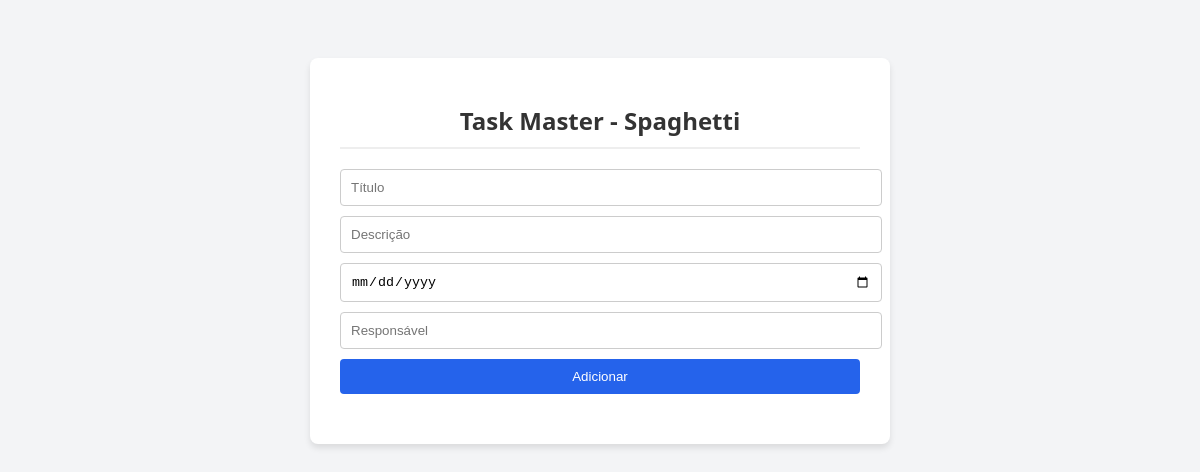
Before: / with the older database file.
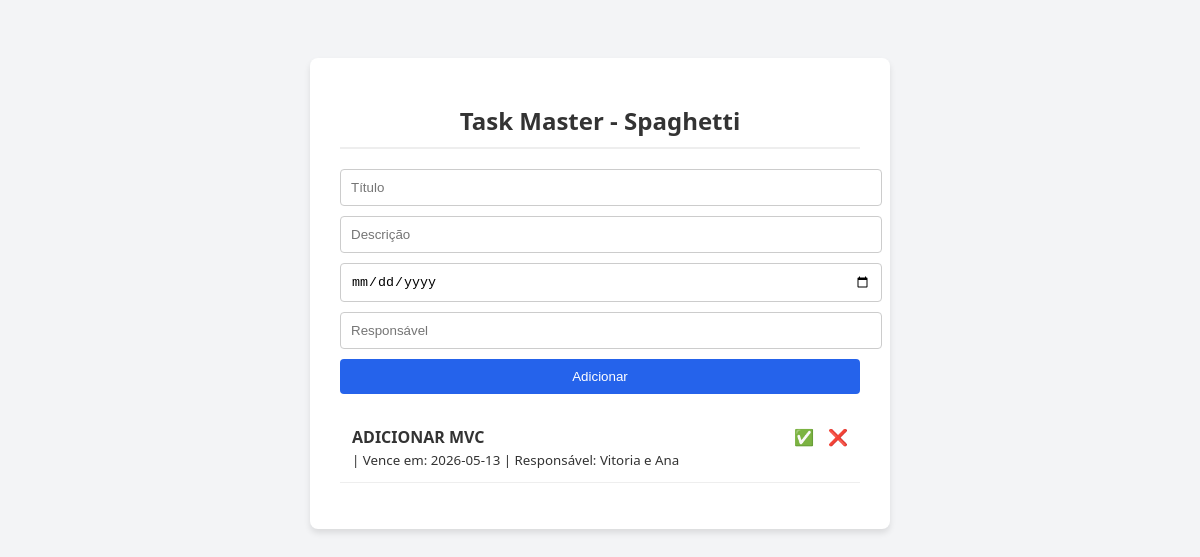
After: the same page with the newer database file.
### tables this page shows
CREATE TABLE tasks (
    id INTEGER PRIMARY KEY AUTOINCREMENT,
    title TEXT NOT NULL,
    done INTEGER DEFAULT 0
, description TEXT, due_date TEXT NOT NULL DEFAULT '', responsible TEXT NOT NULL DEFAULT '');

### src/View/TaskHtmlView.php (called while the page is built, shortened)
<?php
class TaskHtmlView implements TaskViewInterface {
    public function displayTasks(array $tasks) {
        require __DIR__ . '/list.php';
    }
}

### src/Presenter/TaskPresenter.php (called while the page is built, shortened)
<?php
class TaskPresenter {
    private Task $model;
    private TaskViewInterface $view;
    public function __construct(Task $model, TaskViewInterface $view) {
        $this->model = $model;
        $this->view = $view;
    }
    public function index(): void {
        try {
            $tasks = $this->model->getAll();
            $this->view->displayTasks($tasks);
        } catch (Exception $e) {
            $this->view->showError($e->getMessage());
        }
    }
}

### src/Model/Task.php (called while the page is built, shortened)
<?php
class Task {
    private $pdo;
    public function __construct(PDO $pdo) {
        $this->pdo = $pdo;
    }
    public function getAll() {
        $stmt = $this->pdo->query("SELECT * FROM tasks ORDER BY id DESC");
        return $stmt->fetchAll(PDO::FETCH_ASSOC);
    }
}

### src/View/list.php (the view, shortened to what this page needs)
<!DOCTYPE html>
<html lang="pt-BR">
<head>
</head>
<body>
<div class="container">
    <h1>Task Master - Spaghetti</h1>
    <form method="POST" action="index.php?action=create" class="form-group">
        <input type="text" name="title" placeholder="Título" required>
        <input type="text" name="description" placeholder="Descrição">
        <input type="date" name="due_date" required>
        <input type="text" name="responsible" placeholder="Responsável" required>
        <button type="submit">Adicionar</button>
    </form>
    <ul>
        <?php foreach ($tasks as $task): ?>
            <li class="<?php echo $task['done'] ? 'done' : ''; ?>">
                <div>
                    <strong><?php echo htmlspecialchars($task['title'], ENT_QUOTES, 'UTF-8'); ?></strong><br>
                    <small><?php echo htmlspecialchars($task['description'], ENT_QUOTES, 'UTF-8'); ?> | Vence em: <?php echo htmlspecialchars($task['due_date'], ENT_QUOTES, 'UTF-8'); ?> | Responsável: <?php echo htmlspecialchars($task['responsible'], ENT_QUOTES, 'UTF-8'); ?></small>
                </div>
                <div class="actions">
                    <?php if (!$task['done']): ?>
                        <a href="index.php?action=complete&id=<?php echo $task['id']; ?>">✅</a>
                    <?php endif; ?>
                    <a href="index.php?action=delete&id=<?php echo $task['id']; ?>">❌</a>
                </div>
            </li>
        <?php endforeach; ?>
    </ul>
</div>
</body>
</html>

### index.php (shortened to what this page needs)
<?php
$pdo = new PDO('sqlite:' . __DIR__ . '/tasks.sqlite');
$pdo->setAttribute(PDO::ATTR_ERRMODE, PDO::ERRMODE_EXCEPTION);
$model = new Task($pdo);
$view = new TaskHtmlView();
$presenter = new TaskPresenter($model, $view);
$action = $_GET['action'] ?? 'index';
if ($action === 'create') {
    $presenter->create(
        $_POST['title'] ?? '',
        $_POST['description'] ?? '',
        $_POST['due_date'] ?? '',
        $_POST['responsible'] ?? ''
    );
} elseif ($action === 'complete') {
    $presenter->complete($_GET['id'] ?? null);
} elseif ($action === 'delete') {
    $presenter->delete($_GET['id'] ?? null);
} else {
    $presenter->index();
}

### src/View/list.php (style rules this page uses)
body { font-family: 'Segoe UI', Tahoma, Geneva, Verdana, sans-serif; background-color: #f3f4f6; color: #333; display: flex; justify-content: center; padding-top: 50px; }
.container { background: #fff; padding: 30px; border-radius: 8px; box-shadow: 0 4px 6px rgba(0,0,0,0.1); width: 100%; max-width: 520px; }
h1 { font-size: 1.5rem; text-align: center; border-bottom: 2px solid #eee; padding-bottom: 10px; }
.form-group { display: grid; gap: 10px; margin-top: 20px; margin-bottom: 20px; }
.form-group input[type="text"], .form-group input[type="date"], .form-group textarea { width: 100%; padding: 10px; border: 1px solid #ccc; border-radius: 4px; }
button { background: #2563eb; color: white; border: none; padding: 10px 15px; border-radius: 4px; cursor: pointer; }
ul { list-style: none; padding: 0; }
li { display: flex; justify-content: space-between; align-items: flex-start; padding: 12px; border-bottom: 1px solid #eee; }
.actions a { text-decoration: none; margin-left: 10px; cursor: pointer; }

Changed rows visible on the page:
added tasks: title "ADICIONAR MVC", due_date "2026-05-13", responsible "Vitoria e Ana"
